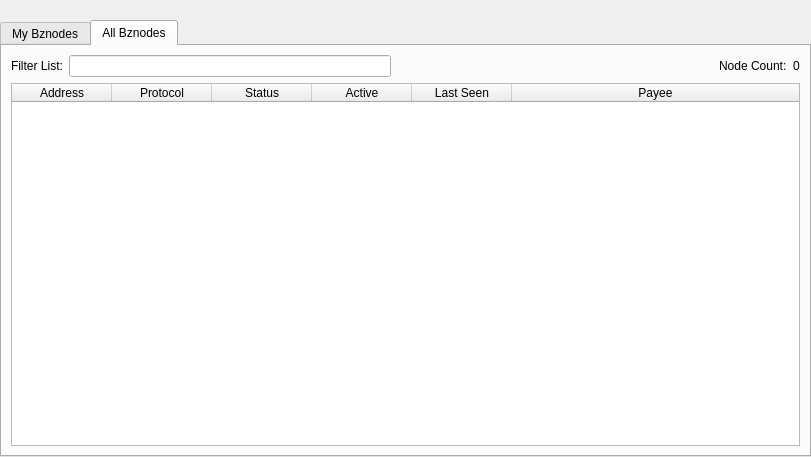
<?xml version="1.0" encoding="UTF-8"?>
<ui version="4.0">
 <class>BznodeList</class>
 <widget class="QWidget" name="BznodeList">
  <property name="geometry">
   <rect>
    <x>0</x>
    <y>0</y>
    <width>811</width>
    <height>457</height>
   </rect>
  </property>
  <property name="windowTitle">
   <string>Form</string>
  </property>
  <layout class="QVBoxLayout" name="topLayout">
   <property name="leftMargin">
    <number>0</number>
   </property>
   <property name="topMargin">
    <number>0</number>
   </property>
   <property name="rightMargin">
    <number>0</number>
   </property>
   <property name="bottomMargin">
    <number>0</number>
   </property>
   <item>
    <layout class="QVBoxLayout" name="verticalLayout">
     <property name="bottomMargin">
      <number>0</number>
     </property>
     <item>
      <spacer name="horizontalSpacer0">
       <property name="orientation">
        <enum>Qt::Horizontal</enum>
       </property>
       <property name="sizeHint" stdset="0">
        <size>
         <width>40</width>
         <height>20</height>
        </size>
       </property>
      </spacer>
     </item>
     <item>
      <widget class="QTabWidget" name="tabWidget">
       <property name="currentIndex">
        <number>1</number>
       </property>
       <widget class="QWidget" name="tabMyBznodes">
        <attribute name="title">
         <string>My Bznodes</string>
        </attribute>
        <layout class="QGridLayout" name="gridLayout_2">
         <item row="0" column="0">
          <layout class="QVBoxLayout" name="verticalLayout_2">
           <property name="bottomMargin">
            <number>0</number>
           </property>
           <item>
            <layout class="QHBoxLayout" name="horizontalLayout_note">
             <property name="bottomMargin">
              <number>0</number>
             </property>
             <item>
              <widget class="QLabel" name="updateNote">
               <property name="text">
                <string>Note: Status of your bznodes in local wallet can potentially be slightly incorrect.&lt;br /&gt;Always wait for wallet to sync additional data and then double check from another node&lt;br /&gt;if your bznode should be running but you still do not see &quot;ENABLED&quot; in &quot;Status&quot; field.</string>
               </property>
              </widget>
             </item>
            </layout>
           </item>
           <item>
            <widget class="QTableWidget" name="tableWidgetMyBznodes">
             <property name="minimumSize">
              <size>
               <width>695</width>
               <height>0</height>
              </size>
             </property>
             <property name="editTriggers">
              <set>QAbstractItemView::NoEditTriggers</set>
             </property>
             <property name="alternatingRowColors">
              <bool>true</bool>
             </property>
             <property name="selectionMode">
              <enum>QAbstractItemView::SingleSelection</enum>
             </property>
             <property name="selectionBehavior">
              <enum>QAbstractItemView::SelectRows</enum>
             </property>
             <property name="sortingEnabled">
              <bool>true</bool>
             </property>
             <attribute name="horizontalHeaderStretchLastSection">
              <bool>true</bool>
             </attribute>
             <column>
              <property name="text">
               <string>Alias</string>
              </property>
             </column>
             <column>
              <property name="text">
               <string>Address</string>
              </property>
             </column>
             <column>
              <property name="text">
               <string>Protocol</string>
              </property>
             </column>
             <column>
              <property name="text">
               <string>Status</string>
              </property>
             </column>
             <column>
              <property name="text">
               <string>Active</string>
              </property>
             </column>
             <column>
              <property name="text">
               <string>Last Seen</string>
              </property>
             </column>
             <column>
              <property name="text">
               <string>Payee</string>
              </property>
             </column>
            </widget>
           </item>
           <item>
            <layout class="QHBoxLayout" name="horizontalLayout_5">
             <property name="bottomMargin">
              <number>0</number>
             </property>
             <item>
              <widget class="QPushButton" name="startButton">
               <property name="text">
                <string>S&amp;tart alias</string>
               </property>
              </widget>
             </item>
             <item>
              <widget class="QPushButton" name="startAllButton">
               <property name="text">
                <string>Start &amp;all</string>
               </property>
              </widget>
             </item>
             <item>
              <widget class="QPushButton" name="startMissingButton">
               <property name="text">
                <string>Start &amp;MISSING</string>
               </property>
              </widget>
             </item>
             <item>
              <widget class="QPushButton" name="UpdateButton">
               <property name="text">
                <string>&amp;Update status</string>
               </property>
              </widget>
             </item>
             <item>
              <widget class="QLabel" name="autoupdate_label">
               <property name="text">
                <string>Status will be updated automatically in (sec):</string>
               </property>
              </widget>
             </item>
             <item>
              <widget class="QLabel" name="secondsLabel">
               <property name="text">
                <string>0</string>
               </property>
              </widget>
             </item>
             <item>
              <spacer name="horizontalSpacer_5">
               <property name="orientation">
                <enum>Qt::Horizontal</enum>
               </property>
               <property name="sizeHint" stdset="0">
                <size>
                 <width>40</width>
                 <height>20</height>
                </size>
               </property>
              </spacer>
             </item>
            </layout>
           </item>
          </layout>
         </item>
        </layout>
       </widget>
       <widget class="QWidget" name="tabAllBznodes">
        <attribute name="title">
         <string>All Bznodes</string>
        </attribute>
        <layout class="QGridLayout" name="gridLayout">
         <item row="1" column="0">
          <widget class="QTableWidget" name="tableWidgetBznodes">
           <property name="editTriggers">
            <set>QAbstractItemView::NoEditTriggers</set>
           </property>
           <property name="alternatingRowColors">
            <bool>true</bool>
           </property>
           <property name="selectionBehavior">
            <enum>QAbstractItemView::SelectRows</enum>
           </property>
           <property name="sortingEnabled">
            <bool>true</bool>
           </property>
           <attribute name="horizontalHeaderStretchLastSection">
            <bool>true</bool>
           </attribute>
           <column>
            <property name="text">
             <string>Address</string>
            </property>
           </column>
           <column>
            <property name="text">
             <string>Protocol</string>
            </property>
           </column>
           <column>
            <property name="text">
             <string>Status</string>
            </property>
           </column>
           <column>
            <property name="text">
             <string>Active</string>
            </property>
           </column>
           <column>
            <property name="text">
             <string>Last Seen</string>
            </property>
           </column>
           <column>
            <property name="text">
             <string>Payee</string>
            </property>
           </column>
          </widget>
         </item>
         <item row="0" column="0">
          <layout class="QHBoxLayout" name="horizontalLayout_3">
           <property name="bottomMargin">
            <number>0</number>
           </property>
           <item>
            <widget class="QLabel" name="label_filter">
             <property name="text">
              <string>Filter List:</string>
             </property>
            </widget>
           </item>
           <item>
            <widget class="QLineEdit" name="filterLineEdit">
             <property name="toolTip">
              <string>Filter bznode list</string>
             </property>
            </widget>
           </item>
           <item>
            <spacer name="horizontalSpacer_3">
             <property name="orientation">
              <enum>Qt::Horizontal</enum>
             </property>
             <property name="sizeHint" stdset="0">
              <size>
               <width>10</width>
               <height>20</height>
              </size>
             </property>
            </spacer>
           </item>
           <item>
            <widget class="QLabel" name="label_count">
             <property name="text">
              <string>Node Count:</string>
             </property>
            </widget>
           </item>
           <item>
            <widget class="QLabel" name="countLabel">
             <property name="text">
              <string>0</string>
             </property>
            </widget>
           </item>
          </layout>
         </item>
        </layout>
       </widget>
      </widget>
     </item>
    </layout>
   </item>
  </layout>
 </widget>
 <resources/>
 <connections/>
</ui>
